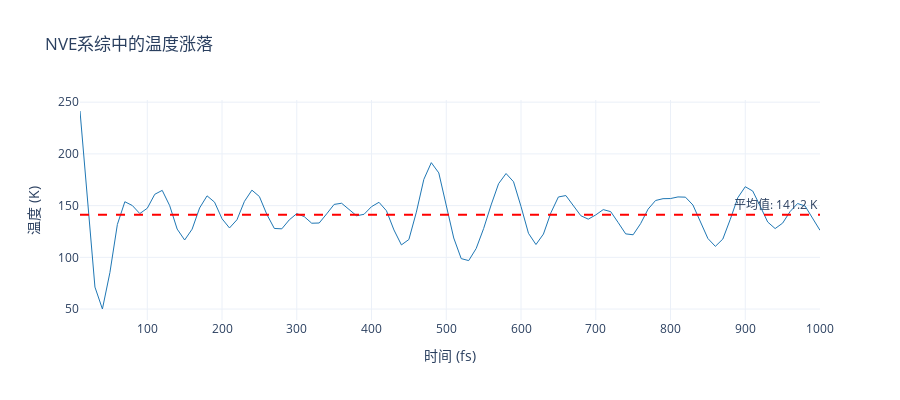

Notebook code for this chart:
### Code cell
# 温度涨落分析
# 使用dt=1.0的数据进行详细分析
ts, Ek, Ep, Tser = data_series[1.0]

# 计算统计量
T_mean = np.mean(Tser)
T_std = np.std(Tser)
T_rel_fluct = T_std / T_mean

print("温度涨落统计分析：")
print(f"  平均温度：{T_mean:.2f} K")
print(f"  标准差：{T_std:.2f} K")
print(f"  相对涨落：{T_rel_fluct * 100:.2f}%")
print(f"  理论预期（1/√N）：{1 / np.sqrt(len(cell256.atoms)) * 100:.2f}%")

# 绘制温度时间序列和分布
fig = go.Figure()

# 子图1：温度时间序列
fig.add_trace(
    go.Scatter(
        x=ts, y=Tser, mode="lines", name="瞬时温度", line=dict(color="#1f77b4", width=1)
    )
)

# 添加平均值线
fig.add_hline(
    y=T_mean,
    line_dash="dash",
    line_color="red",
    annotation_text=f"平均值: {T_mean:.1f} K",
)

fig.update_layout(
    title="NVE系综中的温度涨落",
    xaxis_title="时间 (fs)",
    yaxis_title="温度 (K)",
    template="plotly_white",
    height=400,
)
pshow(fig)

print("\n物理意义：")
print("- 温度涨落是NVE系综的固有特性")
print("- 涨落幅度与系统大小成反比（热力学极限下趋于零）")
print("- 这种涨落会影响性质计算的精度")
print("- 这就是为什么需要恒温器！")

### Figure 1 — Plotly figure (JSON) as saved in the notebook; plotly's stock layout.template omitted (floating-point values rounded to 4 significant figures)
{"data": [{"line": {"color": "#1f77b4", "width": 1}, "mode": "lines", "name": "瞬时温度", "type": "scatter", "x": [10.0, 20.0, 30.0, 40.0, 50.0, 60.0, 70.0, 80.0, 90.0, 100.0, 110.0, 120.0, 130.0, 140.0, 150.0, 160.0, 170.0, 180.0, 190.0, 200.0, 210.0, 220.0, 230.0, 240.0, 250.0, 260.0, 270.0, 280.0, 290.0, 300.0, 310.0, 320.0, 330.0, 340.0, 350.0, 360.0, 370.0, 380.0, 390.0, 400.0, 410.0, 420.0, 430.0, 440.0, 450.0, 460.0, 470.0, 480.0, 490.0, 500.0, 510.0, 520.0, 530.0, 540.0, 550.0, 560.0, 570.0, 580.0, 590.0, 600.0, 610.0, 620.0, 630.0, 640.0, 650.0, 660.0, 670.0, 680.0, 690.0, 700.0, 710.0, 720.0, 730.0, 740.0, 750.0, 760.0, 770.0, 780.0, 790.0, 800.0, 810.0, 820.0, 830.0, 840.0, 850.0, 860.0, 870.0, 880.0, 890.0, 900.0, 910.0, 920.0, 930.0, 940.0, 950.0, 960.0, 970.0, 980.0, 990.0, 1000.0], "y": [241.5, 152.5, 71.22, 50.04, 85.22, 131.8, 153.7, 150.1, 142.3, 147.4, 160.9, 164.7, 149.9, 127.3, 116.8, 127.2, 147.7, 159.4, 153.3, 137.3, 128.4, 136.3, 154.1, 164.9, 158.8, 141.4, 127.9, 127.6, 136.2, 142.3, 139.3, 133.0, 133.2, 142.0, 151.2, 152.3, 145.9, 140.2, 141.6, 149.0, 153.2, 145.0, 126.5, 112.0, 117.2, 143.7, 175.4, 191.5, 181.6, 151.6, 118.7, 98.76, 96.85, 108.5, 127.8, 150.6, 171.2, 181.0, 173.1, 149.2, 123.2, 112.4, 122.5, 143.1, 158.3, 159.7, 150.5, 140.3, 136.9, 141.0, 146.1, 144.2, 133.6, 122.7, 121.8, 132.6, 146.6, 154.9, 156.7, 156.8, 158.4, 158.2, 150.6, 134.9, 118.2, 110.6, 117.7, 136.8, 157.6, 168.3, 164.1, 149.5, 134.2, 127.8, 133.1, 144.3, 152.0, 149.6, 137.9, 126.1]}], "layout": {"annotations": [{"showarrow": false, "text": "平均值: 141.2 K", "x": 1, "xanchor": "right", "xref": "x domain", "y": 141.2, "yanchor": "bottom", "yref": "y"}], "height": 400, "shapes": [{"line": {"color": "red", "dash": "dash"}, "type": "line", "x0": 0, "x1": 1, "xref": "x domain", "y0": 141.2, "y1": 141.2, "yref": "y"}], "title": {"text": "NVE系综中的温度涨落"}, "xaxis": {"title": {"text": "时间 (fs)"}}, "yaxis": {"title": {"text": "温度 (K)"}}}}
